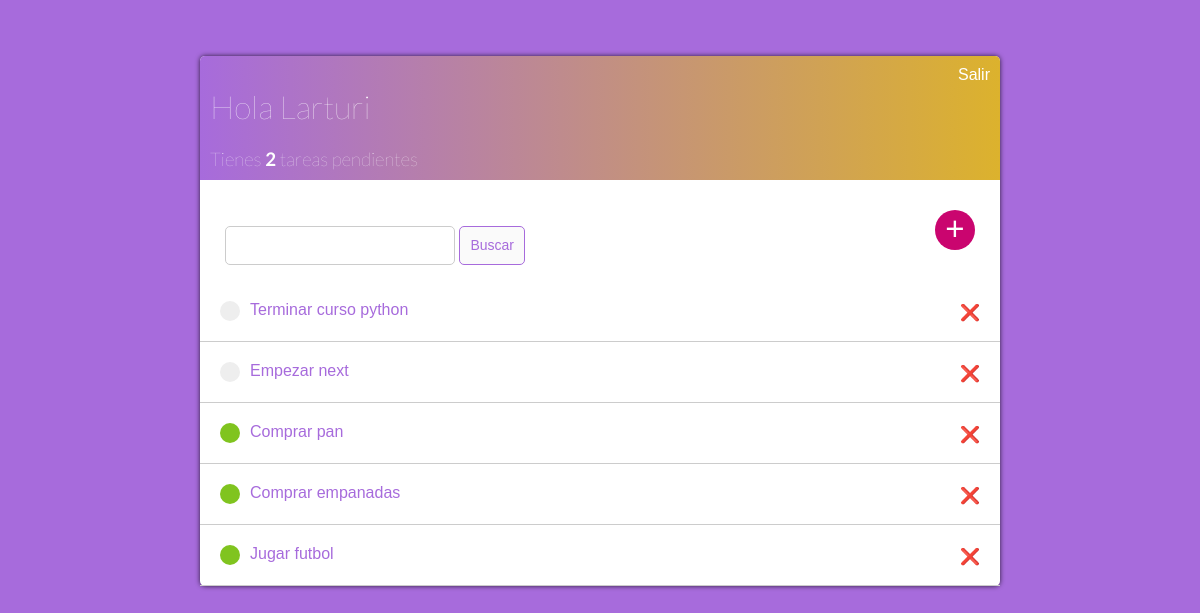
Page / (signed in) on the earlier database version.
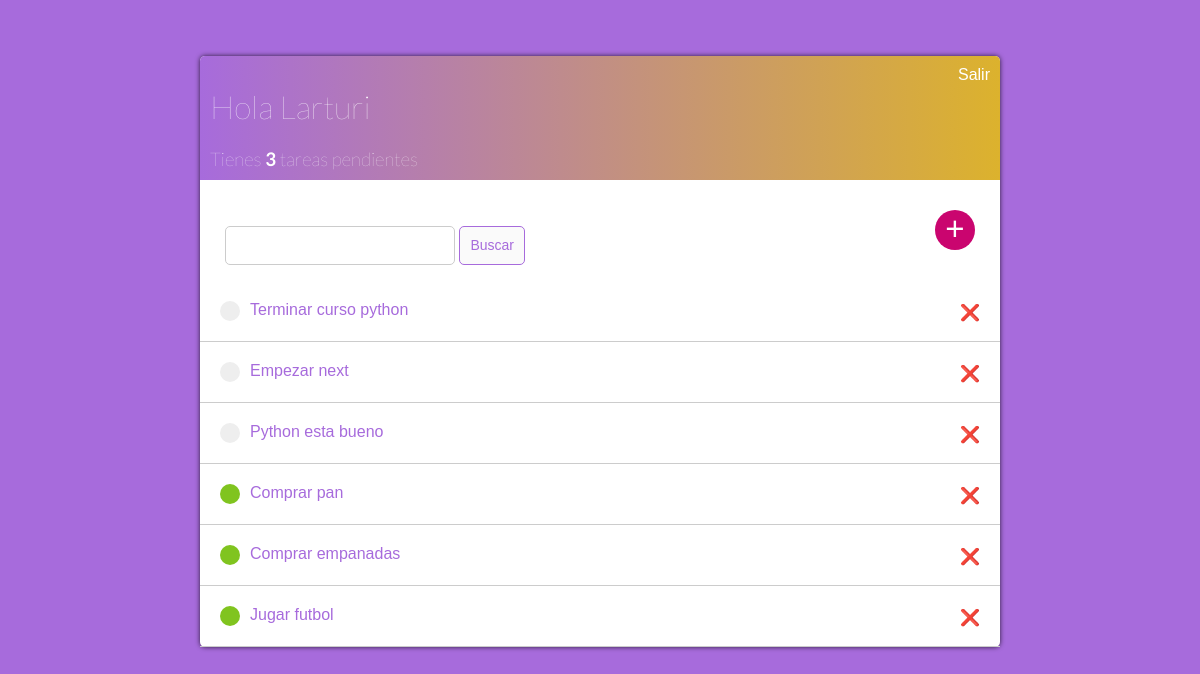
Same page on the later database version.
### base/models.py (models this page shows)
class Tarea(models.Model):
    user = models.ForeignKey(User, on_delete=models.CASCADE, null=True, blank=True)
    title = models.CharField(max_length=200)
    description = models.TextField(null=True, blank=True)
    completed = models.BooleanField(default=False)
    created_at = models.DateTimeField(auto_now_add=True)
    def __str__(self):
        return self.title

### base/views.py (the view)
# urls.py: path('', ListaTareas.as_view(), name='tareas'),
class ListaTareas(LoginRequiredMixin, ListView):
    model = Tarea
    context_object_name = 'tareas'
    template_name = 'base/tareas.html'
    def get_context_data(self, **kwargs):
        context = super().get_context_data(**kwargs)
        context['tareas'] = context['tareas'].filter(user=self.request.user)
        context['tareas'] = context['tareas'].order_by('completed')
        context['count'] = context['tareas'].filter(completed=False).count()
        valor_busqueda = self.request.GET.get('buscador') or ''
        if valor_busqueda:
            context['tareas'] = context['tareas'].filter(title__icontains=valor_busqueda)
        context['valor_busqueda'] = valor_busqueda
        return context

### base/templates/base/tareas.html
{% extends 'base/layout.html' %}
{% block content %}
<div class="navbar">
    <div>
        <h1>Hola {{ request.user|title }}</h1>
        <h3 style="margin: 0">Tienes <b>{{ count }}</b>  tarea{{ count|pluralize }} pendiente{{ count|pluralize }}</h3>
    </div>
    <div>
        {% if request.user.is_authenticated %}
            <a href="{% url 'salir' %}">Salir</a>
        {% else %}
            <a href="{% url 'login' %}">Login</a>
        {% endif %}
    </div>
</div>
<div class="buscador-container">
    <form method="GET" class="form-buscador">
        <input type="text" name="buscador" value="{{ valor_busqueda }}">
        <input type="submit" value="Buscar" class="button btn-buscar">
    </form>
    <a href="{% url 'crear-tarea' %}" class="agregar-tarea">+</a>
</div>
<div class="tareas-container">
    {% for tarea in tareas %}
        <div class="tarea">
            {% if tarea.completed %}
                <div class="titulo-tarea">
                    <div class="icono-tarea-completa"></div>
                    <a href="{% url 'editar-tarea' tarea.id %}">{{tarea}}</a>
                </div>
                <a class="eliminar-tarea" href="{% url 'eliminar-tarea' tarea.id %}">❌</a>
            {% else %}
                <div class="titulo-tarea">
                    <div class="icono-tarea-incompleta"></div>
                    <a href="{% url 'editar-tarea' tarea.id %}">{{tarea}}</a>
                </div>
                <a class="eliminar-tarea" href="{% url 'eliminar-tarea' tarea.id %}">❌</a>
            {% endif %}
        </div>
    {% empty %}
        <p>No hay tareas pendientes</p>
    {% endfor %}
</div>
{% endblock content %}

Differences in the rows shown:
added Tarea: title "Python esta bueno"
Other differences:
{{ count }}: "2" → "3"
